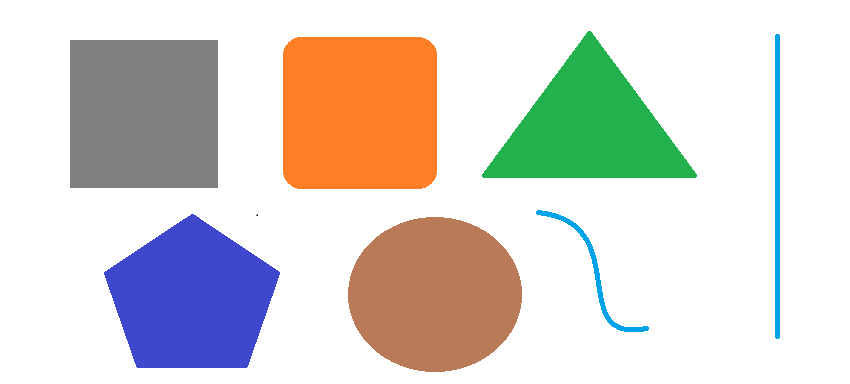
#> input picture Collection_image/multiple_shape.png, 850 x 384 px, found by its file name
$ python 02_approx_polyDP.py
#> lines starting #> are read from the running program, lines starting #| are printed output that depends on the picture; after the words box and inside, x2 and y2 are one past the last pixel; in counts of white or black regions, pixels touching at a corner belong together
"""                         --SHAPE DETECTION--
-> approxPolyDP() function is helps to detect the shape in cv.
-> This function simplify the corner in shape.
-> This Counting the corner present over shape.
-> Using the count corner value we pass our logic to detect the shape.
Syntax: cv2.approxPolyDP(contours, epsilon, True)
        -> contours: this variable store the points of shape it comes from cv2.findContours() fuction
        -> epsilon: it is a value to find how much you detect the shape closer to original
                - Fromula: 0.01 * cv2.arcLength(contiurs, True)
                    - This function simplified the shape and detect how much closer to original
                    - 0.01 value is epsilon:
                        - if you pass smaller value : than it more precise the shape and give more points
                        - if you pass large value it gives rough output, not accurate measure(if lower point present )
                        - Recomended to pass lower vakue so that it detect the shape more accurate
        -> True/False: True mean: it closer to points and gap-less join between points
                        False means it not closer and not gap-less
"""
import cv2
import numpy as np

image = cv2.imread(r"Collection_image\multiple_shape.png")
#> image is the input picture: shape (384, 850, 3); mean B, G, R 208.1, 213.5, 217.7
gray = cv2.cvtColor(image, cv2.COLOR_BGR2GRAY) # gray conversion
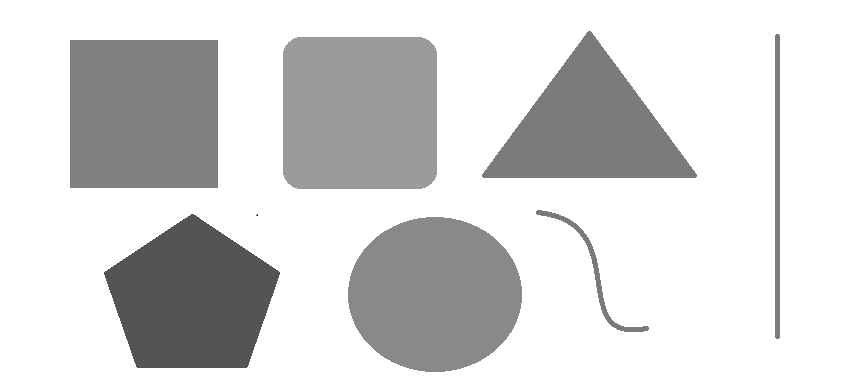
#> gray: shape (384, 850); min 0, max 255, mean 214.1

_, thresh = cv2.threshold(gray, 200, 255, cv2.THRESH_BINARY)
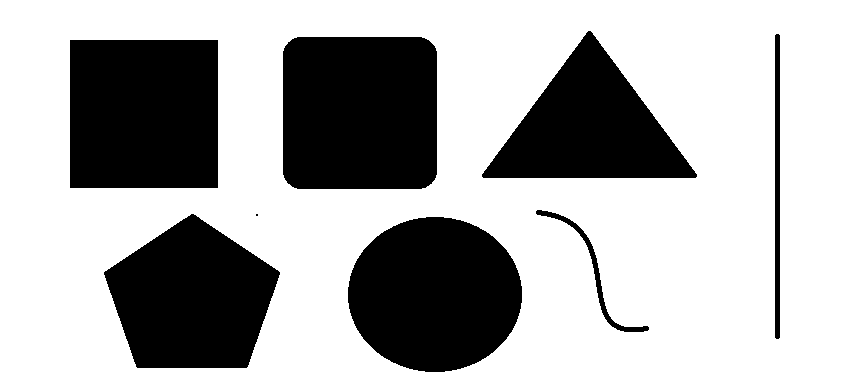
#> thresh: shape (384, 850); 68.2% white; 8 black regions (1 under 20 px)

# Finding the contour points
contours, heirarchy = cv2.findContours(thresh, cv2.RETR_TREE, cv2.CHAIN_APPROX_SIMPLE)
#> contours = 9 contours, 1 with area under 20; largest, box (x1, y1, x2, y2) and area: (0, 0, 850, 384) 325167, (282, 36, 438, 190) 23396, (69, 39, 219, 189) 22199, (347, 216, 523, 373) 21396, (103, 213, 281, 369) 19189, (481, 30, 698, 179) 16588, (774, 33, 781, 340) 1828, (535, 209, 650, 333) 1106
# Drawing the contours
# cv2.drawContours(image, contours, -1, (0,0,255),4)

# detect the shape
for contour in contours:
    approx = cv2.approxPolyDP(contour, 0.01 * cv2.arcLength(contour,True), True)
                            # (Curve, epsilon, Closed: True|false)
                            # epsilon: 0.01 *cv2.arcLength(curve, Closed: True/False)
    corners = len(approx) # Find the total length of approx mean corners

    if corners == 3:
        shape_name = "Triangle"
    elif corners == 4:
        shape_name = "Rectangle"
    elif corners == 5:
        shape_name = "Pentagone"
    elif corners > 5:
        shape_name = "Circle"
    elif corners == 2:
        shape_name = "Line"
    else:
        shape_name = "Unknown"

    # how to write this i output
    cv2.drawContours(image, [approx], 0, (0,255, 0), 4) # [approx]: list of corners, 0 indx mean: work on first, color, thickness
    x = approx.ravel()[0] # ravel() if any multidimentional array present it convert into 1D array, & [0] mean fisrt element
    y = approx.ravel()[1] - 10 # why - 10 mean this all things are pixels so text shown in little bit gap between shape and text

    # X, Y contain pixel of image . what ever store the approx variable it store only the points (in pixels) so from approx list ot extract the first indec and second index value
    cv2.putText(image, shape_name, (x,y), cv2.FONT_HERSHEY_SIMPLEX, 0.6, (0,0,0), 2)
#> this loop made 9 passes
#> (approx, corners, shape_name, x, y) on passes 1, 6, 8, 9: ([[0, 0], [0, 383], [849, 383], [849, 0]], 4, 'Rectangle', 0, -10), ([[69, 40], [217, 39], [218, 187], [70, 188]], 4, 'Rectangle', 69, 30), ([[776, 33], [778, 339]], 2, 'Line', 776, 23), ([[481, 174], [590, 30], [697, 176]], 3, 'Triangle', 481, 164)
#> (corners, shape_name, x, y) on passes 2, 3, 4, 5, 7: (14, 'Circle', 409, 209), (8, 'Circle', 255, 204), (5, 'Pentagone', 103, 262), (13, 'Circle', 537, 199), (7, 'Circle', 287, 32)
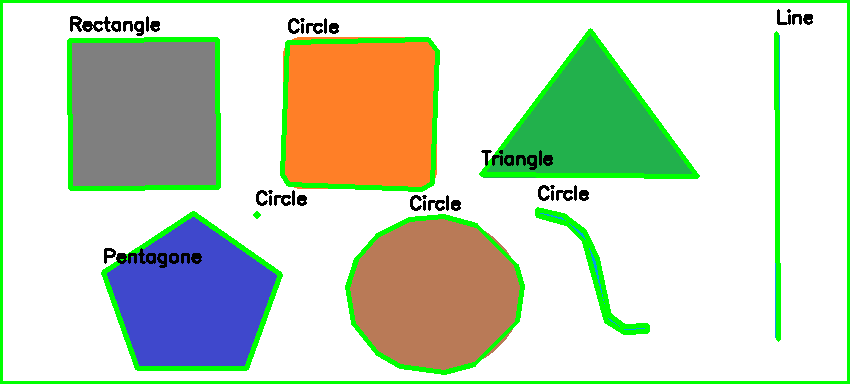
#> image: shape (384, 850, 3); 8.6% of pixels changed, all inside (x1, y1, x2, y2) = (0, 0, 850, 384)
cv2.putText(image, "GND Detected", (10,15), cv2.FONT_HERSHEY_SIMPLEX, 0.4, (10,10,10),2)
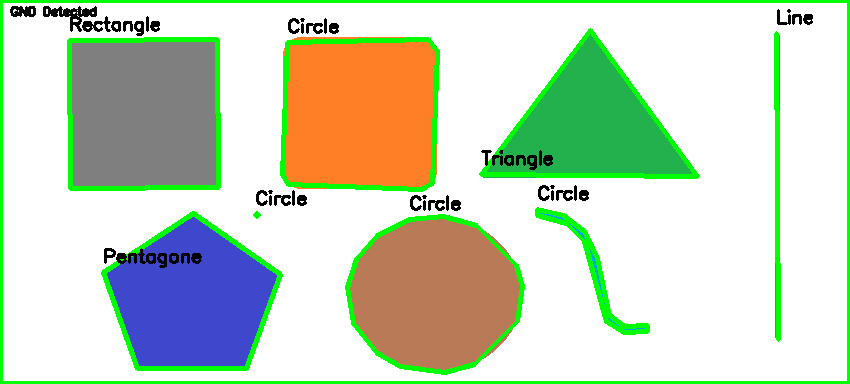
#> image: shape (384, 850, 3); 0.2% of pixels changed, all inside (x1, y1, x2, y2) = (10, 6, 97, 17)
cv2.imshow("Shape Detected", image)
cv2.waitKey(0)
cv2.destroyAllWindows()

$ run again, with Collection_image/Circle.png copied over Collection_image/multiple_shape.png
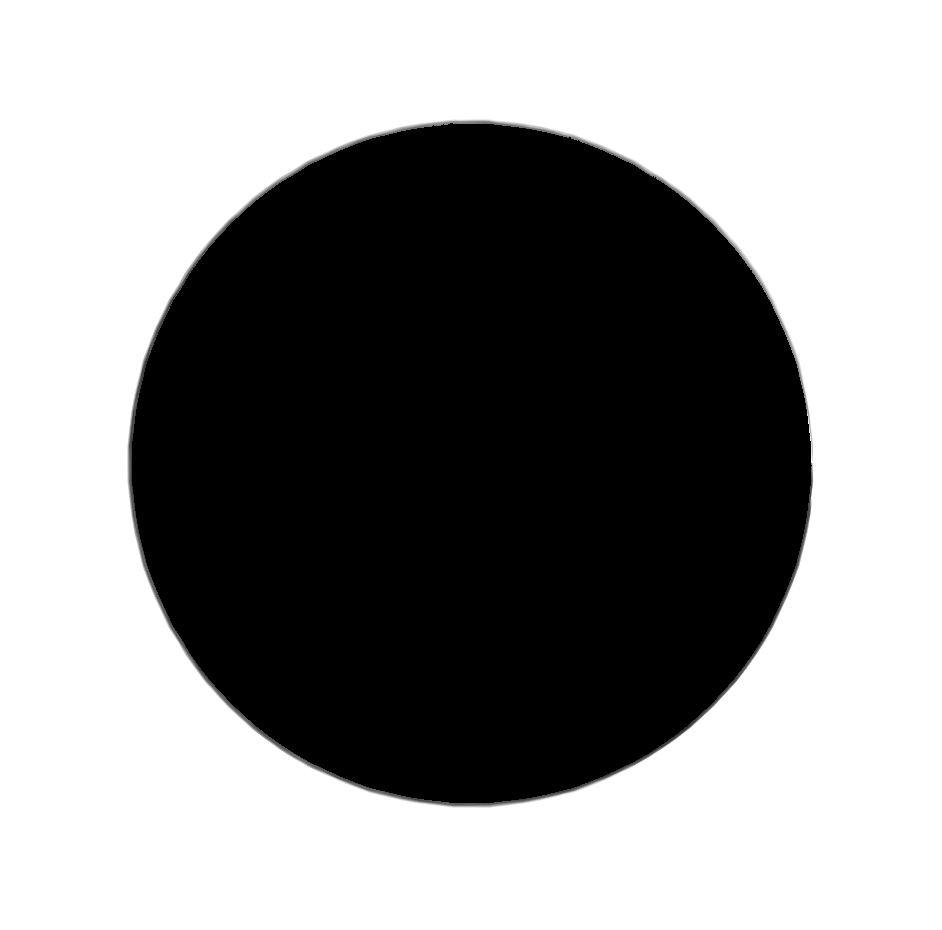
#> input picture Collection_image/Circle.png, 942 x 930 px, found by its file name
#> image is the input picture: shape (930, 942, 3); min 0, max 255, mean 148.4
#> `_, thresh = cv2.threshold(gray, 200, 255, cv2.THRESH_BINARY)`:
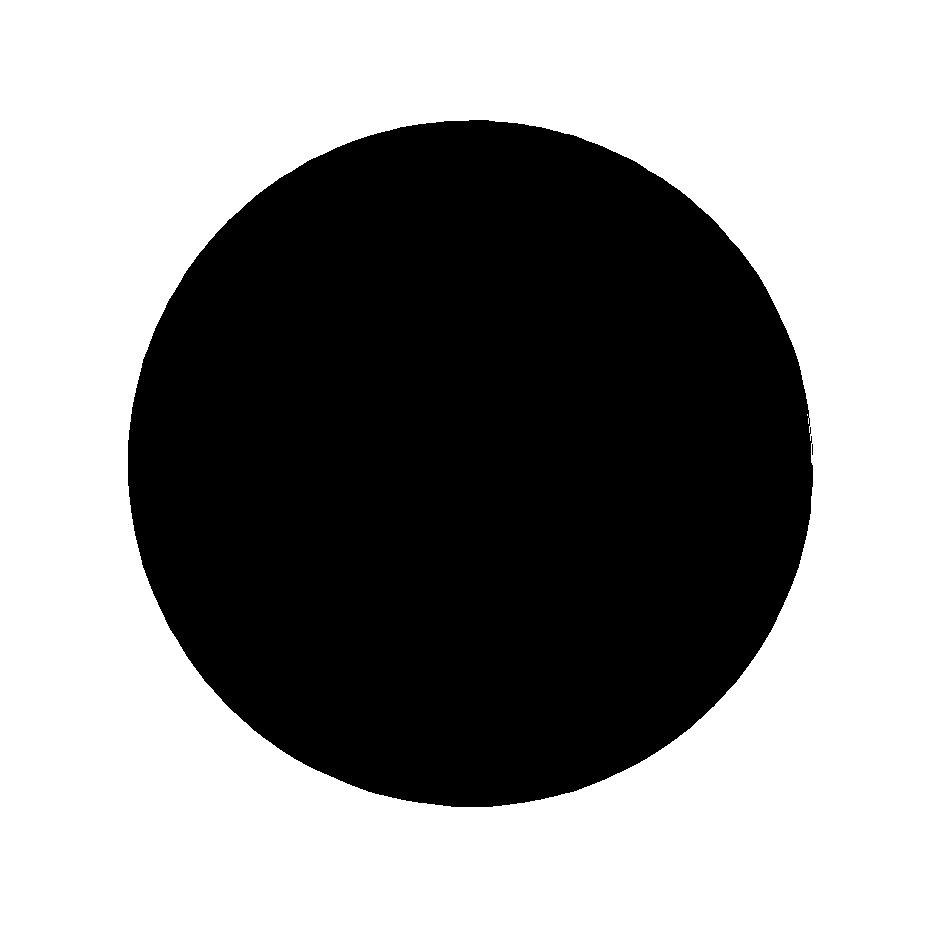
#> thresh: shape (930, 942); 57.8% white; 2 black regions (1 under 20 px)
#> contours = 4 contours, 1 with area under 20; largest, box (x1, y1, x2, y2) and area: (0, 0, 942, 930) 874189, (127, 119, 814, 808) 370757, (811, 443, 814, 456) 22
#> the loop `for contour in contours:` made 4 passes
#> (approx, corners, shape_name, x, y) on passes 1, 4: ([[0, 0], [0, 929], [941, 929], [941, 0]], 4, 'Rectangle', 0, -10), ([[807, 414], [807, 415]], 2, 'Line', 807, 404)
#> `cv2.putText(image, "GND Detected", (10,15), cv2.FONT_HERSHEY_SIMPLEX, ..`:
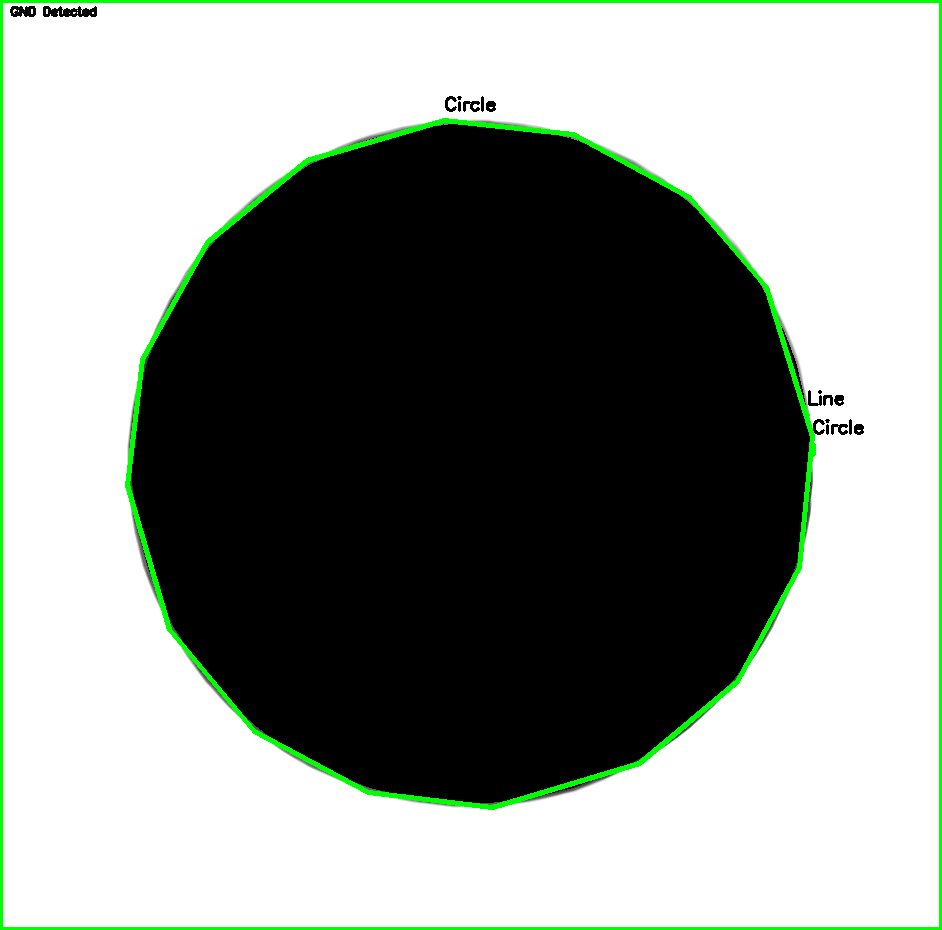
#> image: shape (930, 942, 3); mean B, G, R 143.7, 150.1, 143.7
